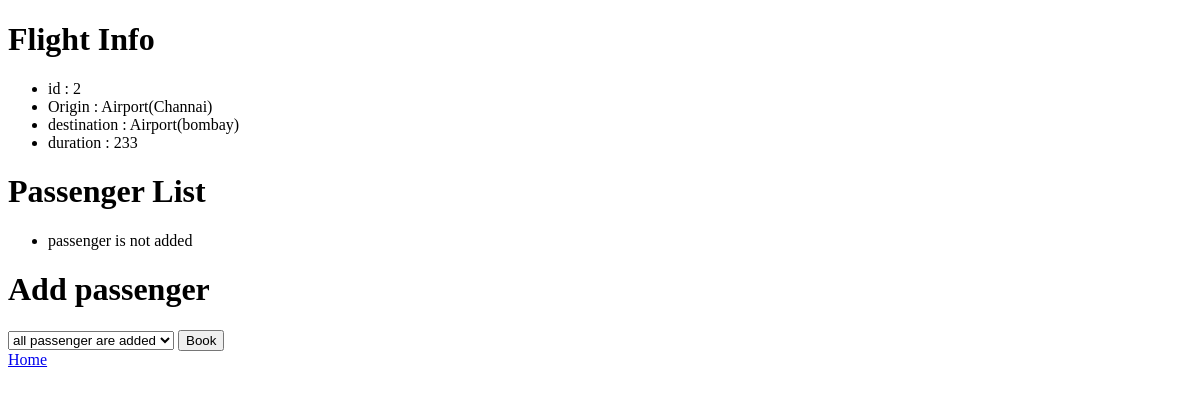
The page /airline/detail/2 on the database as committed earlier.
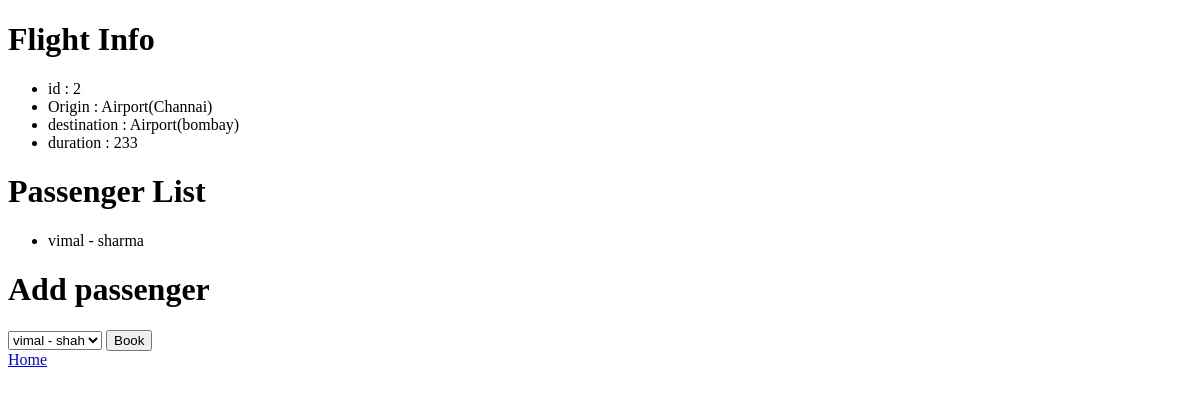
The same page on the database as committed later.
### airline/models.py (models this page shows)
class passenger(models.Model):
    first_name=models.CharField(max_length=45)
    last_name=models.CharField(max_length=45)
    flights=models.ManyToManyField(flight,related_name="passenger",blank=True)
    def __str__(self):
        return f"{self.first_name} - {self.last_name}"

### airline/views.py (the view)
# urls.py: path("detail/<int:flight_id>",views.flight_details,name="flight_details"),
def flight_details(request,flight_id):
    flight_info=flight.objects.get(id=flight_id)
    return render(request,"airline/details.html",{
        "flight_info":flight_info,
        "Passenger_list":flight_info.passenger.all(),
        "Non_passenger_list":passenger.objects.exclude(flights=flight_info).all()
    })

### airline/models.py (called while the page is built)
    def __str__(self):
        return f"Airport({self.city})"

### airline/templates/airline/details.html (shortened to what this page needs)
<!DOCTYPE html>
<html lang="en">
<head>
</head>
<body>
    <h1> Flight Info</h1>
    <ul>
        <li>
            id : {{ flight_info.id }}
        </li>
         <li>   Origin : {{ flight_info.origin }}
         </li>
          <li>destination : {{ flight_info.destination }}
          </li>
          <li>duration : {{ flight_info.duration }}
        </li>
    </ul>
    <h1> Passenger List </h1>
    <ul>
        {% for passenger in Passenger_list %}
            <li> {{ passenger }}</li>
            {% empty %}
            <li>  passenger is not added </li>
        {% endfor %}
    </ul>
    <h1> Add passenger</h1>
    <form action="{% url 'book' flight_info.id %}" method="post" >
        <select name="passenger" id="">
            {% for passenger in Non_passenger_list %}
                <option value="{{ passenger.id }}"> {{ passenger }}</option>
             {% empty %}
                <option value="#">all passenger are added</option>
            {% endfor %}
        </select>
        <input type="submit" value="Book">
    </form>
 <a href="{% url 'home' %}"> Home </a>
</body>
</html>

Rows that differ between the two databases and show on the page:
added passenger: first_name+last_name "vimal - sharma"
Other text that changed with them:
form field passenger: "all passenger are added" → "vimal - shah"
text no longer shown: "passenger is not added"
